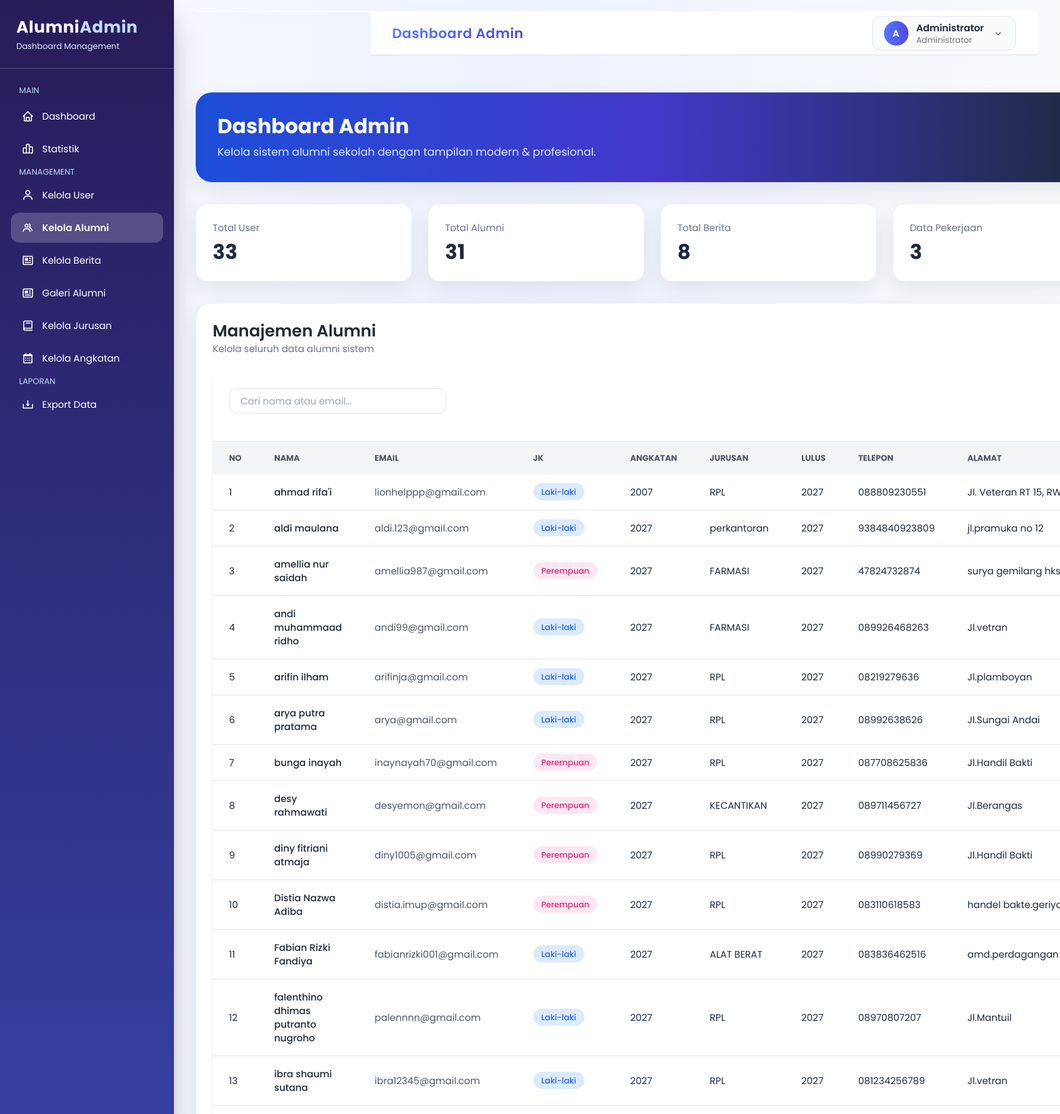
Screenshot of /dashboard_admin.php?page=alumni (signed in, upper part) with the database file from the repository.
### tables this page shows
CREATE TABLE `alumni` (
  `id` int NOT NULL,
  `user_id` int NOT NULL,
  `jenis_kelamin` enum('L','P') DEFAULT NULL,
  `tahun_lulus` year DEFAULT NULL,
  `alamat` text,
  `no_telepon` varchar(20) DEFAULT NULL,
  `angkatan_id` int DEFAULT NULL,
  `jurusan_id` int DEFAULT NULL
);

CREATE TABLE `user` (
  `id` int NOT NULL,
  `email` varchar(100) NOT NULL,
  `fullname` varchar(100) NOT NULL,
  `password` varchar(255) NOT NULL,
  `foto` varchar(255) DEFAULT NULL,
  `role` enum('admin','alumni') NOT NULL
);

CREATE TABLE `angkatan` (
  `id` int NOT NULL,
  `tahun_angkatan` year NOT NULL
);

CREATE TABLE `jurusan` (
  `id` int NOT NULL,
  `nama_jurusan` varchar(100) NOT NULL
);

### pages/admin/alumni/alumni.php (the view, shortened to what this page needs)
<?php
$sql = "
SELECT
    alumni.id,
    user.fullname,
    user.email,
    alumni.jenis_kelamin,
    alumni.tahun_lulus,
    alumni.alamat,
    alumni.no_telepon,
    angkatan.tahun_angkatan,
    jurusan.nama_jurusan
FROM alumni
JOIN user ON alumni.user_id = user.id
LEFT JOIN angkatan ON alumni.angkatan_id = angkatan.id
LEFT JOIN jurusan ON alumni.jurusan_id = jurusan.id
";
$sql .= " ORDER BY alumni.id DESC";
$result = mysqli_query($conn, $sql);
$no = 1;
?>
<div class="space-y-6">
    <div class="flex justify-between items-center">
        <div>
            <h1 class="text-2xl font-semibold text-gray-800">
                Manajemen Alumni
            </h1>
            <p class="text-sm text-gray-500">
                Kelola seluruh data alumni sistem
            </p>
        </div>
    </div>
    <div class="bg-white rounded-2xl shadow-md overflow-hidden">
        <div class="p-6 border-b">
            <form method="GET" class="flex items-center gap-4">
                <input type="text"
                       name="search"
                       value="<?= htmlspecialchars($_GET['search'] ?? '') ?>"
                       placeholder="Cari nama atau email..."
                       class="w-80 px-4 py-2 border rounded-xl focus:ring-2 focus:ring-blue-500 focus:outline-none text-sm">
            </form>
        </div>
        <div class="overflow-x-auto">
            <table class="min-w-full text-sm text-left">
                <thead class="bg-gray-100 text-gray-600 uppercase text-xs">
                    <tr>
                        <th class="px-6 py-4">No</th>
                        <th class="px-6 py-4">Nama</th>
                        <th class="px-6 py-4">Email</th>
                        <th class="px-6 py-4">JK</th>
                        <th class="px-6 py-4">Angkatan</th>
                        <th class="px-6 py-4">Jurusan</th>
                        <th class="px-6 py-4">Lulus</th>
                        <th class="px-6 py-4">Telepon</th>
                        <th class="px-6 py-4">Alamat</th>
                    </tr>
                </thead>
                <tbody class="divide-y">
                    <?php while($row = mysqli_fetch_assoc($result)): ?>
                    <tr class="hover:bg-gray-50 transition">
                        <td class="px-6 py-4"><?= $no++ ?></td>
                        <td class="px-6 py-4 font-medium text-gray-800">
                            <?= htmlspecialchars($row['fullname']) ?>
                        </td>
                        <td class="px-6 py-4 text-gray-600">
                            <?= htmlspecialchars($row['email']) ?>
                        </td>
                        <td class="px-6 py-4">
                            <?php if($row['jenis_kelamin'] == 'L'): ?>
                                <span class="bg-blue-100 text-blue-600 px-3 py-1 rounded-full text-xs font-medium">
                                    Laki-laki
                                </span>
                            <?php elseif($row['jenis_kelamin'] == 'P'): ?>
                                <span class="bg-pink-100 text-pink-600 px-3 py-1 rounded-full text-xs font-medium">
                                    Perempuan
                                </span>
                            <?php else: ?>
                            <?php endif; ?>
                        </td>
                        <td class="px-6 py-4">
                            <?= $row['tahun_angkatan'] ?? '-' ?>
                        </td>
                        <td class="px-6 py-4">
                            <?= $row['nama_jurusan'] ?? '-' ?>
                        </td>
                        <td class="px-6 py-4">
                            <?= $row['tahun_lulus'] ?? '-' ?>
                        </td>
                        <td class="px-6 py-4">
                            <?= $row['no_telepon'] ?? '-' ?>
                        </td>
                        <td class="px-6 py-4 max-w-xs truncate">
                            <?= $row['alamat'] ?? '-' ?>
                        </td>
                    </tr>
                    <?php endwhile; ?>
                </tbody>
            </table>
        </div>
    </div>
</div>

### dashboard_admin.php (style rules this page uses)
body { background: linear-gradient(to right,#f8fafc,#eef2ff,#f8fafc); }

### rows the page displays
alumni: user.fullname "ahmad rifa'i", user.email "lionhelppp@gmail.com", jenis_kelamin "Laki-laki", angkatan.tahun_angkatan "2007", jurusan.nama_jurusan "RPL", tahun_lulus "2027", no_telepon "088809230551", alamat "Jl. Veteran RT 15,…"
alumni: user.fullname "aldi maulana", user.email "aldi.123@gmail.com", jenis_kelamin "Laki-laki", angkatan.tahun_angkatan "2027", jurusan.nama_jurusan "perkantoran", tahun_lulus "2027", no_telepon "9384840923809", alamat "jl.pramuka no 12"
alumni: user.fullname "amellia nur saidah", user.email "amellia987@gmail.com", jenis_kelamin "Perempuan", angkatan.tahun_angkatan "2027", jurusan.nama_jurusan "FARMASI", tahun_lulus "2027", no_telepon "47824732874", alamat "surya gemilang…"
alumni: user.fullname "andi muhammaad ridho", user.email "andi99@gmail.com", jenis_kelamin "Laki-laki", angkatan.tahun_angkatan "2027", jurusan.nama_jurusan "FARMASI", tahun_lulus "2027", no_telepon "089926468263", alamat "Jl.vetran"
alumni: user.fullname "arifin ilham", user.email "arifinja@gmail.com", jenis_kelamin "Laki-laki", angkatan.tahun_angkatan "2027", jurusan.nama_jurusan "RPL", tahun_lulus "2027", no_telepon "08219279636", alamat "Jl.plamboyan"
alumni: user.fullname "arya putra pratama", user.email "arya@gmail.com", jenis_kelamin "Laki-laki", angkatan.tahun_angkatan "2027", jurusan.nama_jurusan "RPL", tahun_lulus "2027", no_telepon "08992638626", alamat "Jl.Sungai Andai"
alumni: user.fullname "bunga inayah", user.email "inaynayah70@gmail.com", jenis_kelamin "Perempuan", angkatan.tahun_angkatan "2027", jurusan.nama_jurusan "RPL", tahun_lulus "2027", no_telepon "087708625836", alamat "Jl.Handil Bakti"
alumni: user.fullname "desy rahmawati", user.email "desyemon@gmail.com", jenis_kelamin "Perempuan", angkatan.tahun_angkatan "2027", jurusan.nama_jurusan "KECANTIKAN", tahun_lulus "2027", no_telepon "089711456727", alamat "Jl.Berangas"
alumni: user.fullname "diny fitriani atmaja", user.email "diny1005@gmail.com", jenis_kelamin "Perempuan", angkatan.tahun_angkatan "2027", jurusan.nama_jurusan "RPL", tahun_lulus "2027", no_telepon "08990279369", alamat "Jl.Handil Bakti"
alumni: user.fullname "Distia Nazwa Adiba", user.email "distia.imup@gmail.com", jenis_kelamin "Perempuan", angkatan.tahun_angkatan "2027", jurusan.nama_jurusan "RPL", tahun_lulus "2027", no_telepon "083110618583", alamat "handel…"
alumni: user.fullname "Fabian Rizki Fandiya", user.email "fabianrizki001@gmail.com", jenis_kelamin "Laki-laki", angkatan.tahun_angkatan "2027", jurusan.nama_jurusan "ALAT BERAT", tahun_lulus "2027", no_telepon "083836462516", alamat "amd.perdagangan"
alumni: user.fullname "falenthino dhimas putranto nugroho", user.email "palennnn@gmail.com", jenis_kelamin "Laki-laki", angkatan.tahun_angkatan "2027", jurusan.nama_jurusan "RPL", tahun_lulus "2027", no_telepon "08970807207", alamat "Jl.Mantuil"
alumni: user.fullname "ibra shaumi sutana", user.email "ibra12345@gmail.com", jenis_kelamin "Laki-laki", angkatan.tahun_angkatan "2027", jurusan.nama_jurusan "RPL", tahun_lulus "2027", no_telepon "081234256789", alamat "Jl.vetran"

### other values shown
substr($_SESSION['fullname'],0,1) "A"
$_SESSION['fullname'] "Administrator"
$total_user "33"
$total_alumni "31"
$total_berita "8"
$total_pekerjaan "3"
